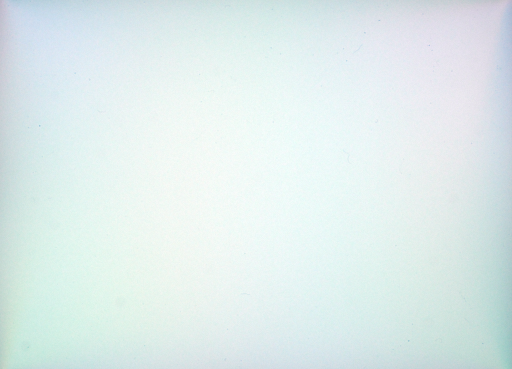
#> input picture data/DSCF6904.png, 512 x 369 px; its folder holds only this picture in this run
$ python plot.py
#> lines starting #> are read from the running program, lines starting #| are printed output that depends on the picture
import os
import numpy as np
from PIL import Image
import matplotlib.pyplot as plt
import matplotlib.patches as patches

target_size = (100, 72)  # width x height
crop_size_1 = (67, 56)
crop_size_2 = (36, 24)

luma_limit_upper = 1.0
luma_limit_lower = 0.8

chroma_limit_upper = 0.33+0.1
chroma_limit_lower = 0.33-0.1

colors = ['#cc0066', '#00a0d7']

def calculate_luminance(rgb_image):
    r, g, b = rgb_image[..., 0], rgb_image[..., 1], rgb_image[..., 2]
    #luma = 0.2126 * r + 0.7152 * g + 0.0722 * b
    luma = 0.3333 * r + 0.3333 * g + 0.3333 * b
    return luma / np.max(luma)

def calculate_chromaticity(rgb_image):
    rgb = rgb_image.astype(float)
    r, g, b = rgb[..., 0], rgb[..., 1], rgb[..., 2]
    total = r + g + b + 1e-10
    x = r / total
    y = g / total
    return x, y

def center_crop(image_np, crop_size):
    h, w = image_np.shape[:2]
    ch, cw = crop_size[1], crop_size[0]
    start_y = (h - ch) // 2
    start_x = (w - cw) // 2
    return image_np[start_y:start_y + ch, start_x:start_x + cw]

def cct_to_xy(T):
    """Approximate CIE 1931 xy chromaticity for a given color temperature T in Kelvin."""
    if T <= 4000:
        x = -0.2661239e9 / T**3 - 0.2343580e6 / T**2 + 0.8776956e3 / T + 0.179910
    else:
        x = -3.0258469e9 / T**3 + 2.1070379e6 / T**2 + 0.2226347e3 / T + 0.240390
    y = -1.1063814 * x**3 - 1.34811020 * x**2 + 2.18555832 * x - 0.20219683
    return x, y

def planckian_locus_xy(num_points=100):
    """Returns a list of (x, y) chromaticity coordinates along the Planckian locus."""
    # Approximate CIE 1931 xy from correlated color temperature (CCT)
    temps = np.linspace(1000, 20000, num_points)
    x_vals = []
    y_vals = []

    for T in temps:
        x, y = cct_to_xy(T)
        x_vals.append(x)
        y_vals.append(y)

    return x_vals, y_vals

def process_images_in_directory():
    output_dir = 'plots'
    os.makedirs(output_dir, exist_ok=True)

    plt.rcParams['font.family'] = 'sans-serif'  # or 'sans-serif', 'monospace', or a specific font name
    plt.rcParams['font.sans-serif'] = ['Barlow']  # Specify a list of fonts to try for 'serif' family\
    plt.rcParams['font.size'] = 12

    image_files = [f for f in os.listdir('.') if f.lower().endswith('.png')]

    for img_file in image_files:
        print(f"Processing: {img_file}")

        # Load and resize
        image = Image.open(img_file).convert('RGB')
#> image is the input picture: PIL image 512x369 RGB; mean R, G, B 223.2, 236.4, 235.9
        image = image.resize(target_size)
#> image: PIL image 100x72 RGB
        image_np = np.array(image) / 255.0

        # Cropped regions
        crop1 = center_crop(image_np, crop_size_1)
#> in center_crop, `return image_np[start_y:start_y + ch, start_x:start_x + cw]`:
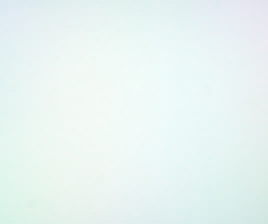
#> returned value: shape (56, 67, 3) float64 (shown 4 times larger); mean of channels 0, 1, 2 0.914, 0.959, 0.951; drawn as R, G, B
        crop2 = center_crop(image_np, crop_size_2)
#> call 2 of center_crop, with crop_size = (36, 24)
#> in center_crop (call 2), `return image_np[start_y:start_y + ch, start_x:start_x + cw]`:
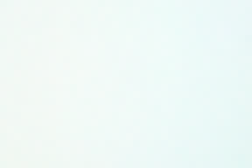
#> returned value: shape (24, 36, 3) float64 (shown 7 times larger); mean of channels 0, 1, 2 0.938, 0.978, 0.967; drawn as R, G, B

        lum_crop1 = calculate_luminance(crop1)
        cx1, cy1 = calculate_chromaticity(crop1)
#> in calculate_chromaticity, `total = r + g + b + 1e-10`:
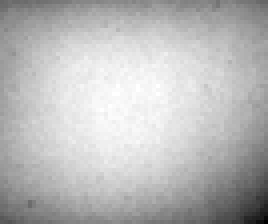
#> total: shape (56, 67) float64 (shown 4 times larger); min 2.59, max 2.91, mean 2.82; drawn with min black and max white

        lum_crop2 = calculate_luminance(crop2)
        cx2, cy2 = calculate_chromaticity(crop2)
#> in calculate_chromaticity (call 2), `total = r + g + b + 1e-10`:
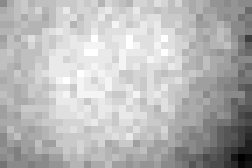
#> total: shape (24, 36) float64 (shown 7 times larger); min 2.82, max 2.91, mean 2.88; drawn with min black and max white

        # Set up figure: 1 row, 3 columns
        fig, axs = plt.subplots(1, 3, figsize=(15, 5))
        base_name = os.path.splitext(os.path.basename(img_file))[0]
        fig.suptitle(f'{base_name}', fontsize=20)

        # 1. RGB image (100x72mm)
        ax = axs[0]
        ax.imshow(image_np)
        ax.set_title('RGB Image')
        ax.axis('off')

        for size, color, label in zip([crop_size_1, crop_size_2], colors, ['67x56mm (120 6x7)', '36x24mm (35mm)']):
            rect_w, rect_h = size
            start_x = (target_size[0] - rect_w) // 2
            start_y = (target_size[1] - rect_h) // 2
            rect = patches.Rectangle((start_x, start_y), rect_w, rect_h,
                                     linewidth=2, edgecolor=color, facecolor='none', label=label)
            ax.add_patch(rect)
            ax.legend(fontsize=10, loc='upper center', bbox_to_anchor=(0.5, -0.02), ncol=2)

        # 2. Luminance (75x56)
        im1 = axs[1].imshow(lum_crop1, cmap='viridis', vmin=luma_limit_lower, vmax=luma_limit_upper)
        axs[1].set_title('Normalized Luminance (67x56mm)')
        axs[1].axis('off')
        fig.colorbar(im1, ax=axs[1], shrink=0.7)

        # 4. Luminance (36x24)
        im2 = axs[2].imshow(lum_crop2, cmap='viridis', vmin=luma_limit_lower, vmax=luma_limit_upper)
        axs[2].set_title('Normalized Luminance (36x24mm)')
        axs[2].axis('off')
        fig.colorbar(im2, ax=axs[2], shrink=0.7)

        # Luminance stats
        lum1_min = lum_crop1.min()
#> lum1_min = 0.891
        lum1_max = lum_crop1.max()
#> lum1_max = 1
        lum1_std = lum_crop1.std()
#> lum1_std = 0.0183

        lum2_min = lum_crop2.min()
#> lum2_min = 0.968
        lum2_max = lum_crop2.max()
#> lum2_max = 1
        lum2_std = lum_crop2.std()
#> lum2_std = 0.00559

        # Save figure
        save_path = os.path.join(output_dir, f"luminance_plot_{base_name}.png")
        plt.tight_layout()
        axs[1].text(s=f'range = {(lum1_max-lum1_min):.2f}, stdev = {lum1_std:.3f}', x=0.5, y=-0.08, fontsize=10, transform=axs[1].transAxes, ha='center', va='bottom')
        axs[2].text(s=f'range = {(lum2_max-lum2_min):.2f}, stdev = {lum2_std:.3f}', x=0.5, y=-0.08, fontsize=10, transform=axs[2].transAxes, ha='center', va='bottom')
        plt.savefig(save_path, dpi=150)
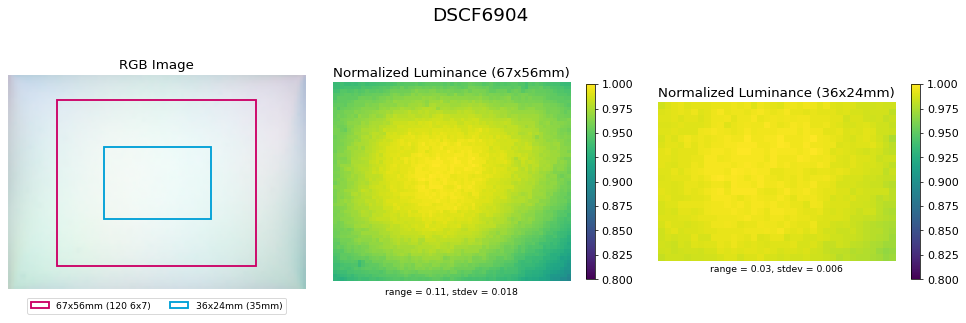
#> figure drawn by matplotlib, 5 panels
        plt.close()
        print(f"Saved analysis to: {save_path}")

if __name__ == '__main__':
    process_images_in_directory()

$ run again, on data/competing white LED panel.png
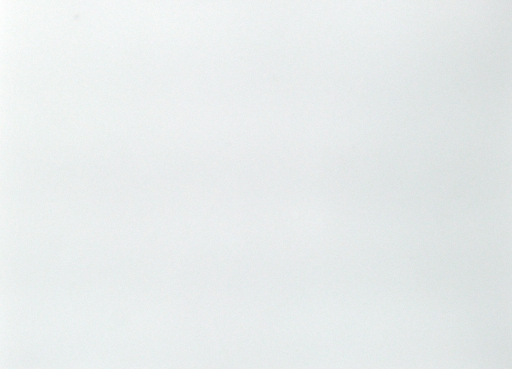
#> input picture data/competing white LED panel.png, 512 x 369 px
#> in process_images_in_directory, image is the input picture: PIL image 512x369 RGB; mean R, G, B 231.3, 235.5, 235.4
#> image: PIL image 100x72 RGB
#> in calculate_chromaticity, `total = r + g + b + 1e-10`:
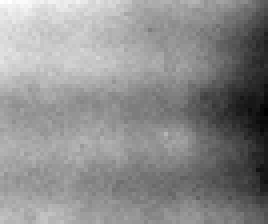
#> total: shape (56, 67) float64 (shown 4 times larger); min 2.64, max 2.85, mean 2.76; drawn with min black and max white
#> r: shape (24, 36) float64
#> g: shape (24, 36) float64
#> b: shape (24, 36) float64
#> luma: shape (24, 36) float64
#> in calculate_chromaticity (call 2), `total = r + g + b + 1e-10`:
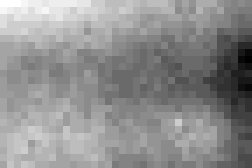
#> total: shape (24, 36) float64 (shown 7 times larger); min 2.69, max 2.82, mean 2.76; drawn with min black and max white
#> x: shape (24, 36) float64
#> y: shape (24, 36) float64
#> lum1_min = 0.924
#> lum1_max = 1
#> lum1_std = 0.0139
#> lum2_min = 0.957
#> lum2_max = 1
#> lum2_std = 0.00719

$ run again, on data/iPhone 13 Pro.png
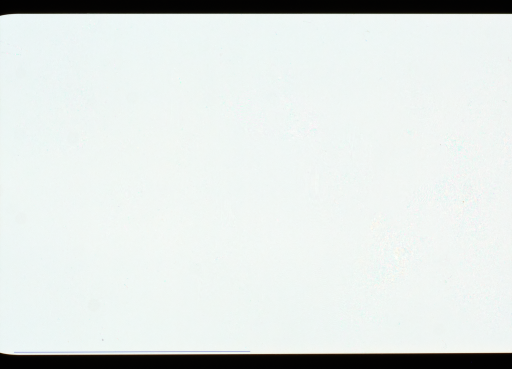
#> input picture data/iPhone 13 Pro.png, 512 x 369 px
#> in process_images_in_directory, image is the input picture: PIL image 512x369 RGB; mean R, G, B 221.5, 227.1, 224.8
#> in process_images_in_directory, `image = image.resize(target_size)`:
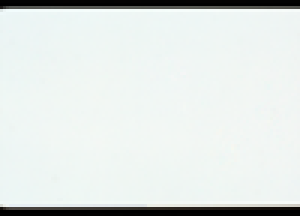
#> image: PIL image 100x72 RGB (shown 3 times larger); mean R, G, B 221.6, 227.2, 224.9
#> r: shape (24, 36) float64
#> g: shape (24, 36) float64
#> b: shape (24, 36) float64
#> luma: shape (24, 36) float64
#> in calculate_chromaticity (call 2), `total = r + g + b + 1e-10`:
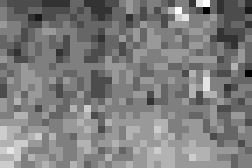
#> total: shape (24, 36) float64 (shown 7 times larger); min 2.85, max 2.89, mean 2.87; drawn with min black and max white
#> x: shape (24, 36) float64
#> y: shape (24, 36) float64
#> lum1_min = 0.973
#> lum1_max = 1
#> lum1_std = 0.00279
#> lum2_min = 0.986
#> lum2_max = 1
#> lum2_std = 0.00184

$ run again, on data/scanlight v1.png
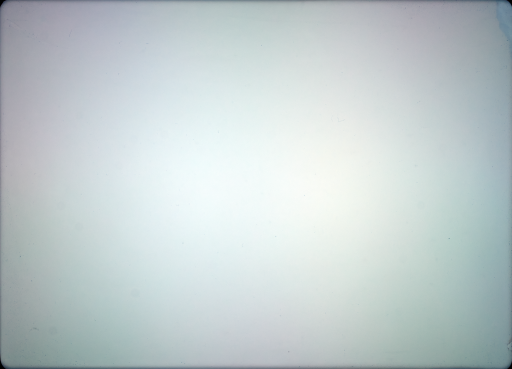
#> input picture data/scanlight v1.png, 512 x 369 px
#> in process_images_in_directory, image is the input picture: PIL image 512x369 RGB; mean R, G, B 194.7, 205.4, 206.5
#> image: PIL image 100x72 RGB
#> in center_crop, `return image_np[start_y:start_y + ch, start_x:start_x + cw]`:
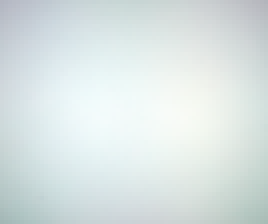
#> returned value: shape (56, 67, 3) float64 (shown 4 times larger); mean of channels 0, 1, 2 0.855, 0.893, 0.891; drawn as R, G, B
#> r: shape (24, 36) float64
#> g: shape (24, 36) float64
#> b: shape (24, 36) float64
#> luma: shape (24, 36) float64
#> in calculate_chromaticity (call 2), `total = r + g + b + 1e-10`:
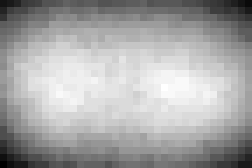
#> total: shape (24, 36) float64 (shown 7 times larger); min 2.74, max 2.93, mean 2.87; drawn with min black and max white
#> x: shape (24, 36) float64
#> y: shape (24, 36) float64
#> lum1_min = 0.705
#> lum1_max = 1
#> lum1_std = 0.0624
#> lum2_min = 0.934
#> lum2_max = 1
#> lum2_std = 0.0141
